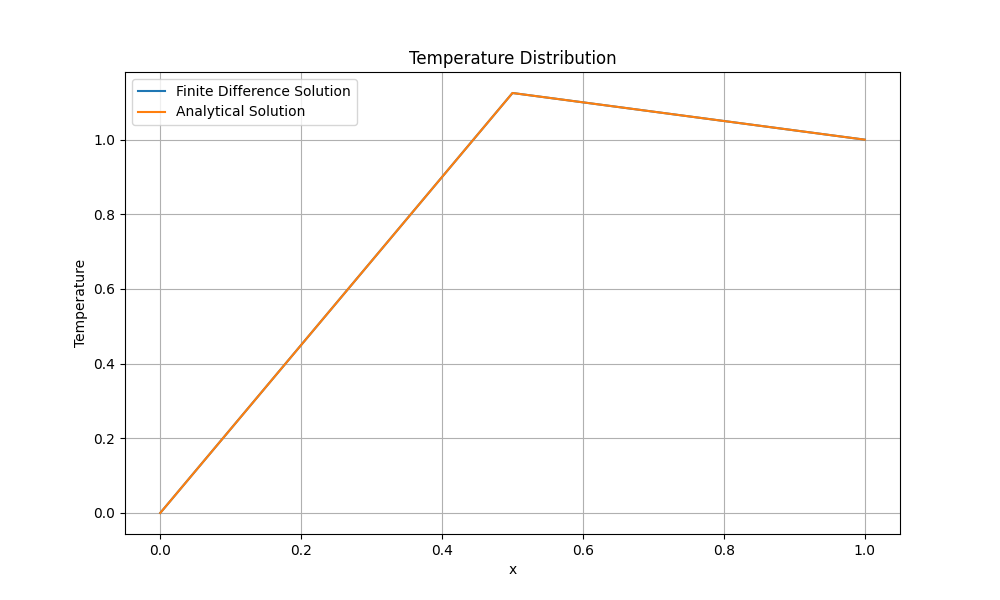

Write the Python code that produced this figure.
import numpy as np
import matplotlib.pyplot as plt

def solve_BVP_FD(T0, T1, k, dx):
    x = np.arange(0, 1 + dx, dx)
    N = len(x)
    A = np.zeros((N, N))
    b = np.zeros(N)

    # Construct the coefficient matrix A and the right-hand side vector b
    for i in range(1, N - 1):
        A[i, i - 1] = 1
        A[i, i] = -2
        A[i, i + 1] = 1
        b[i] = -dx**2 * x[i] / k
    
    # Apply the boundary conditions
    A[0, 0] = 1
    b[0] = T0
    A[N - 1, N - 1] = 1
    b[N - 1] = T1  
    print(A)
    # Solve the linear system
    T = np.linalg.solve(A, b)
    print(b)
    print(T)
    return x, T

# Analytical solution
def analytical_solution(x, k):
    return -(x**3) / (6*k) + (1 + 1/(6*k)) * x

# Example usage
T0 = 0
T1 = 1
k = 0.1
dx = 0.5
x, T = solve_BVP_FD(T0, T1, k, dx)

# Plotting
plt.figure(figsize=(10, 6))
plt.plot(x, T, label='Finite Difference Solution')
plt.plot(x, analytical_solution(x, k), label='Analytical Solution')
plt.xlabel('x')
plt.ylabel('Temperature')
plt.title('Temperature Distribution')
plt.legend()
plt.grid(True)
plt.show()
plt.savefig("p8")
